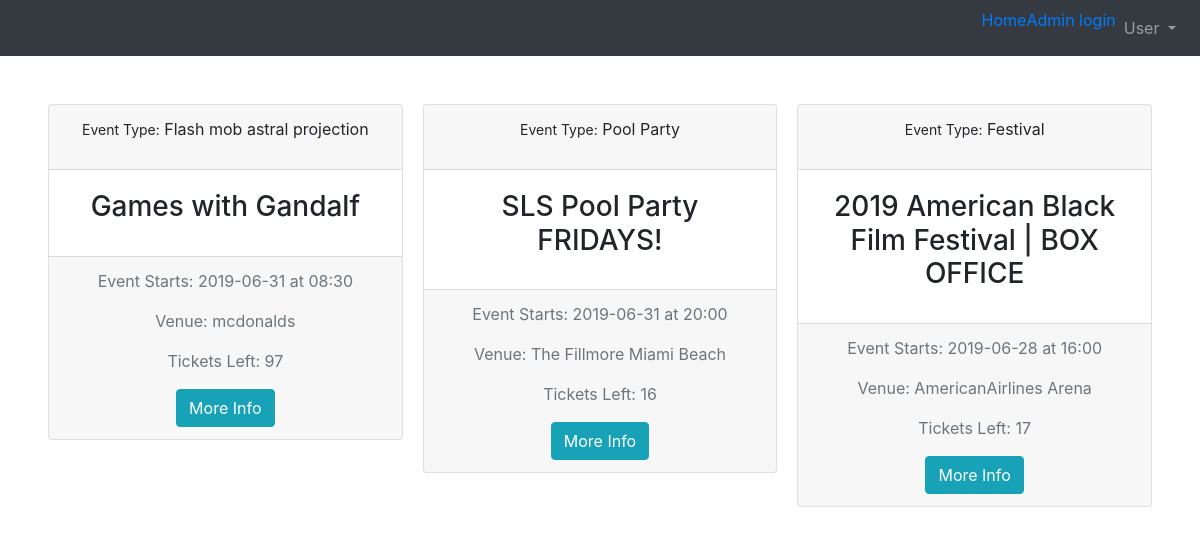
Before: / with the older database file.
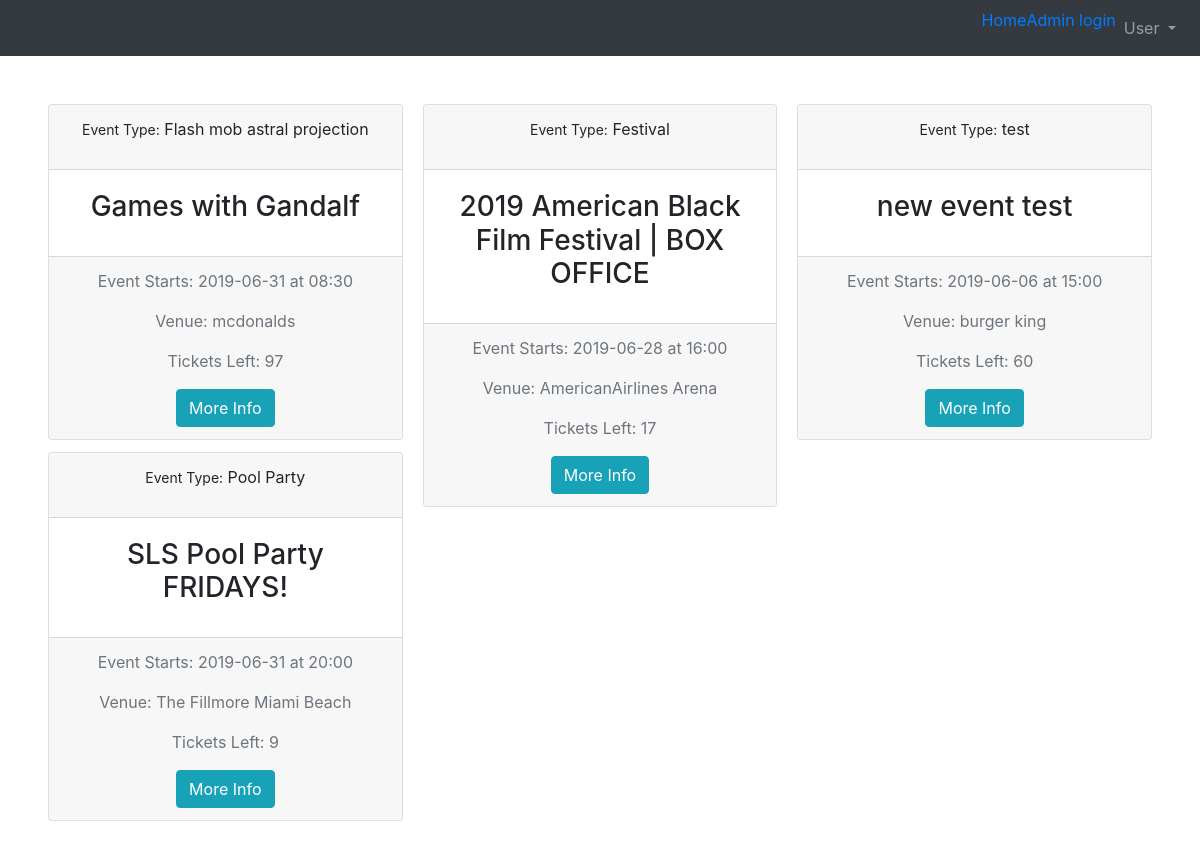
After: the same page with the newer database file.
### tables this page shows
CREATE TABLE 'events' ( eventID INTEGER PRIMARY KEY AUTOINCREMENT NOT NULL,'eventName' VARCHAR NOT NULL,'ticketsLeft' INTEGER NOT NULL,
  type VARCHAR NOT NULL,'startDate' date NOT NULL,'endDate' date NOT NULL,
  description VARCHAR NOT NULL,
  venueID INTEGER NOT NULL,
  adminID INTEGER NOT NULL
, 'endTime'  time NOT NULL  , 'startTime'  time NOT NULL  );

CREATE TABLE 'venues' ( venueID INTEGER PRIMARY KEY AUTOINCREMENT NOT NULL,'venueName' VARCHAR NOT NULL,
  capacity INTEGER NOT NULL,
  address1 VARCHAR NOT NULL,
  address2 VARCHAR NOT NULL,
  city VARCHAR NOT NULL,
  state CHAR(2) NOT NULL,
  zip CHAR(5) NOT NULL,
  adminID INTEGER NOT NULL
);

### application.py (the view)
@app.route("/")
def index():
    events = db.execute(allEventQry)
    venues = db.execute(allVenueQry)
    for event in events:
        for venue in venues:
            if venue["venueID"] == event["venueID"]:
                event["venueName"] = venue["venueName"]
    return render_template("index.html", events=events)

### application.py (called while the page is built)
@app.after_request
def after_request(response):
    response.headers["Cache-Control"] = "no-cache, no-store, must-revalidate"
    response.headers["Expires"] = 0
    response.headers["Pragma"] = "no-cache"
    return response

### templates/index.html (shortened to what this page needs)
{% extends "base.html" %}
{% block body %}
<div class="card-columns text-center">
{% for event in events %}
        <div class="card">
            <div>
                <div class="card-header">
                    <p><span style="font-size:14px">Event Type:</span> {{ event.type }}</p>
                </div>
                <div class="card-body">
                    <h3 class="card-title">{{ event.eventName }}</h4>
                </div>
                <div class="card-footer text-muted">
                    <p>Event Starts: {{ event.startDate }} at {{ event.startTime }}</p>
                    <p>Venue: {{ event.venueName }}</p>
                    <p>Tickets Left: {{ event.ticketsLeft }}</p>
                    <a href="{{ '/event/%s'%event.eventID|urlencode }}" class="btn btn-info">More Info</a>
                </div>
            </div>
        </div>
    {% endfor %}
</div>
{%endblock %}

### templates/base.html (shortened to what this page needs)
 <!DOCTYPE html>
<html lang="en">
<head>
    <link rel="stylesheet" href="https://stackpath.bootstrapcdn.com/bootstrap/4.3.1/css/bootstrap.min.css"
>
</head>
</head>
<body>
    <main>
        <nav class="navbar navbar-expand-lg navbar-dark bg-dark">
      <div class="collapse navbar-collapse">
        <ul class="navbar-nav ml-auto">
          <li class="nav-item active" ><a href="/">Home</a>
          <li class="nav-item active" ><a href="{{ url_for('admin_Login') }}">Admin login</a>
          <li class="nav-item active">
            <div class="nav-item dropdown">
              <a class="nav-link dropdown-toggle" href="#" id="navbarDropdown" role="button" data-toggle="dropdown" aria-haspopup="true" aria-expanded="false">
                User
              </a>
            </div>
          </li>
        </ul>
      </div>
      </nav>
    <div class="fluid-container m-5">{% block body %}{% endblock %}</div>
    </main>
</body>
</html>

Changed rows visible on the page:
changed events "SLS Pool Party FRIDAYS!": ticketsLeft "16" → "9"
added events: type "test", eventName "new event test", startDate "2019-06-06", startTime "15:00", venueName "burger king", ticketsLeft "60"
